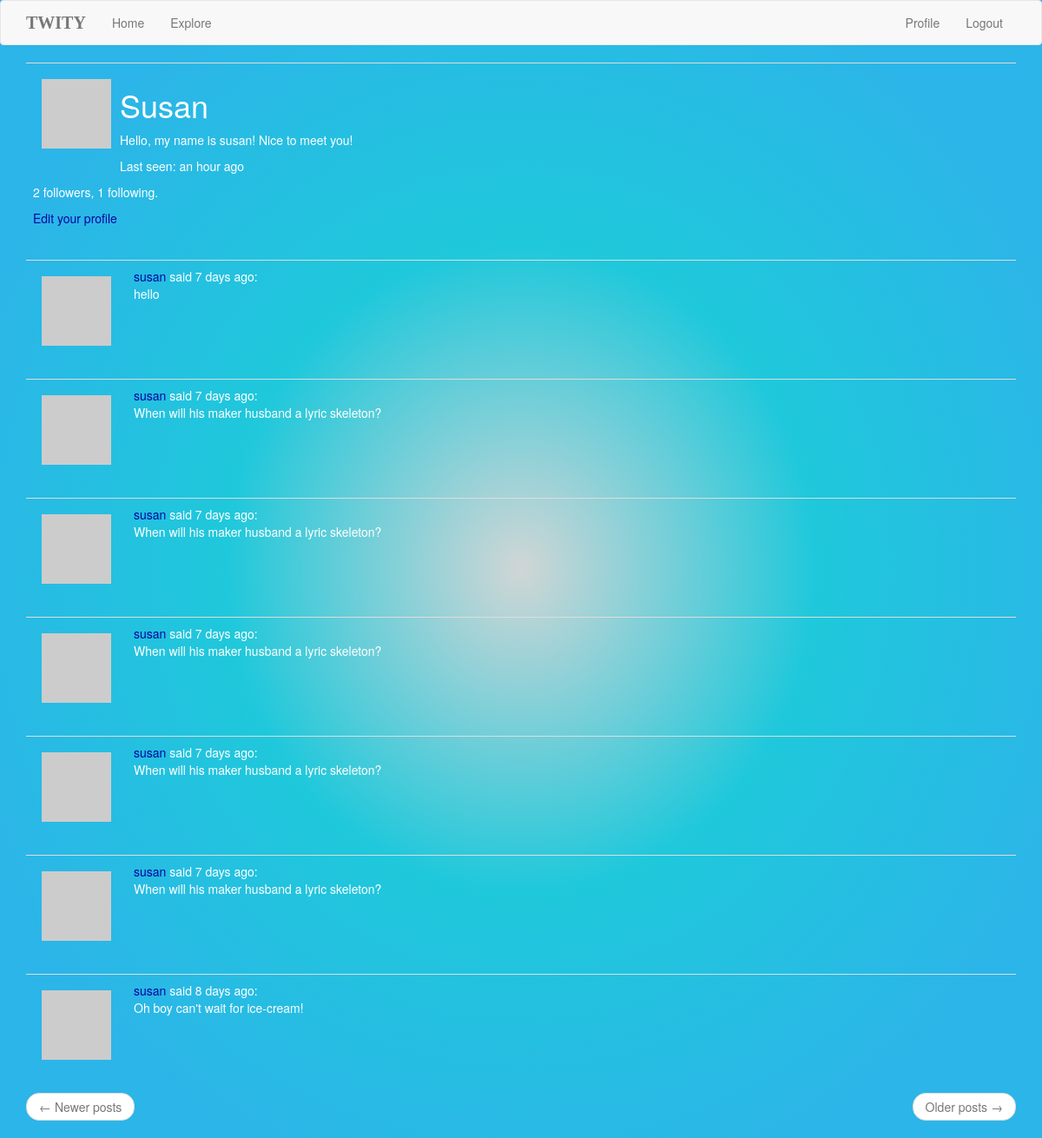
Page /user/susan (signed in) on the committed database.
### app/models.py (models this page shows, shortened)
class User(UserMixin, db.Model):
    id = db.Column(db.Integer, primary_key=True)
    username = db.Column(db.String(64), index=True, unique=True)
    email = db.Column(db.String(120), index=True, unique=True)
    password_hash = db.Column(db.String(128))
    posts = db.relationship('Post', backref='author', lazy='dynamic')
    about_me = db.Column(db.String(140))
    last_seen = db.Column(db.DateTime, default=datetime.utcnow)
    followed = db.relationship(
        'User', secondary=followers,
        primaryjoin=(followers.c.follower_id == id),
        secondaryjoin=(followers.c.followed_id == id),
        backref=db.backref('followers', lazy='dynamic'), lazy='dynamic')
    def avatar(self, size):
        digest = md5(self.email.lower().encode('utf-8')).hexdigest()
        return 'https://www.gravatar.com/avatar/{}?d=identicon&s={}'.format(
            digest, size)

class Post(db.Model):
    id = db.Column(db.Integer, primary_key=True)
    body = db.Column(db.String(140))
    timestamp = db.Column(db.DateTime, index=True, default=datetime.utcnow)
    user_id = db.Column(db.Integer, db.ForeignKey('user.id'))

### app/routes.py (the view)
@app.route('/user/<username>')
@login_required
def user(username):
    user = User.query.filter_by(username=username).first_or_404()
    page = request.args.get('page', 1, type=int)
    posts = user.posts.order_by(Post.timestamp.desc()).paginate(
        page, app.config['POSTS_PER_PAGE'], False)
    next_url = url_for('user', username=user.username, page=posts.next_num) \
        if posts.has_next else None
    prev_url = url_for('user', username=user.username, page=posts.prev_num) \
        if posts.has_prev else None
    return render_template('user.html', user=user, posts=posts.items,
                           next_url=next_url, prev_url=prev_url)

### app/models.py (called while the page is built)
@login.user_loader
def load_user(id):
    return User.query.get(int(id))

### app/routes.py (called while the page is built)
@app.before_request
def before_request():
    if current_user.is_authenticated:
        current_user.last_seen = datetime.utcnow()
        db.session.commit()

### app/templates/user.html
{% extends "base.html" %}
{% block app_content %}
    <table class="table">
        <tr>
            <td>
                <img src="{{ user.avatar(236) }}">
                <h1>{{ user.username }}</h1>
                {% if user.about_me %}<p>{{ user.about_me }}</p>{% endif %}
                {% if user.last_seen %}<p>Last seen: {{moment(user.last_seen).fromNow()}}</p>{% endif %}
                <p>{{ user.followers.count() }} followers, {{ user.followed.count() }} following.</p>
                {% if user == current_user %}
                <p><a href="{{ url_for('edit_profile') }}">Edit your profile</a></p>
                {% elif not current_user.is_following(user) %}
                <p><a href="{{ url_for('follow', username=user.username) }}">Follow</a></p>
                {% else %}
                <p><a href="{{ url_for('unfollow', username=user.username) }}">Unfollow</a></p>
                {% endif %}
            </td>
        </tr>
    </table>
    {% for post in posts %}
        {% include '_post.html' %}
    {% endfor %}
    <nav aria-label="...">
        <ul class="pager">
            <li class="previous{% if not prev_url %} disabled{% endif %}">
                <a href="{{ prev_url or '#' }}">
                    <span aria-hidden="true">&larr;</span> Newer posts
                </a>
            </li>
            <li class="next{% if not next_url %} disabled{% endif %}">
                <a href="{{ next_url or '#' }}">
                    Older posts <span aria-hidden="true">&rarr;</span>
                </a>
            </li>
        </ul>
    </nav>
{% endblock %}

### app/templates/_post.html
    <table class="table">
        <tr>
            <td width="70px">
                <a href="{{ url_for('user', username=post.author.username) }}">
                    <img src="{{ post.author.avatar(70) }}" />
                </a>
            </td>
            <td>
                <a href="{{ url_for('user', username=post.author.username) }}">
                    {{ post.author.username }}
                </a>
                said {{ moment(post.timestamp).fromNow() }}:
                <br>
                {{ post.body }}
            </td>
        </tr>
    </table>

### app/static/mystyle.css (style rules this page uses)
html body { background-color: #2cb5e8; background-image: radial-gradient(#d0d6d5 0%, #1fc8db 40%,#2cb5e8 80%); background-repeat: no-repeat; color: white; Opacity: 100; }
a { color: rgb(7, 7, 160); }
img { float: left; margin: 10px; }
h1 { text-transform: capitalize; }

### rows in the picture
User: username "Susan", about_me "Hello, my name is susan! Nice to meet you!", last_seen "an hour ago"
Post: author.username "susan", timestamp "7 days ago", body "hello"
Post: author.username "susan", timestamp "7 days ago", body "When will his maker husband a lyric skeleton?"
Post: author.username "susan", timestamp "7 days ago", body "When will his maker husband a lyric skeleton?"
Post: author.username "susan", timestamp "7 days ago", body "When will his maker husband a lyric skeleton?"
Post: author.username "susan", timestamp "7 days ago", body "When will his maker husband a lyric skeleton?"
Post: author.username "susan", timestamp "7 days ago", body "When will his maker husband a lyric skeleton?"
Post: author.username "susan", timestamp "8 days ago", body "Oh boy can't wait for ice-cream!"

### other values in the picture
{{ user.followers.count() }} "2"
{{ user.followed.count() }} "1"
